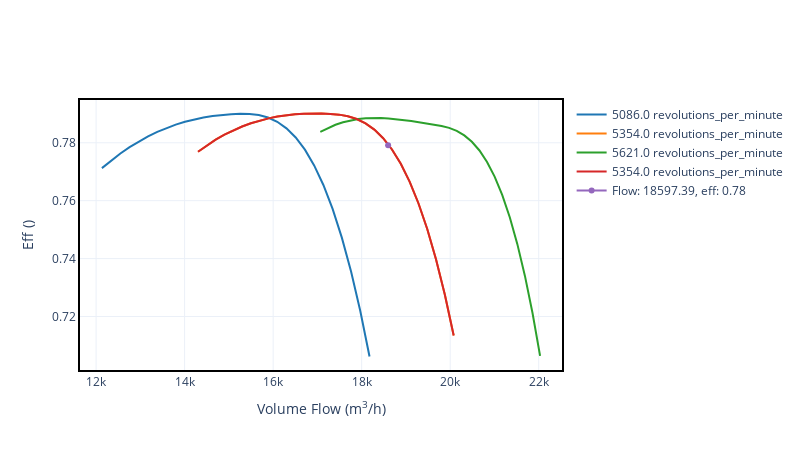

Notebook code cell kept with this figure:
### Code cell
fig = new_imp_2sec.eff_plot(flow_v_units="m**3/h",
                    speed_units="rpm",flow_v= new_point_2sec.flow_v, speed = new_point_2sec.speed)
fig.update_layout(height=450,width=800)
